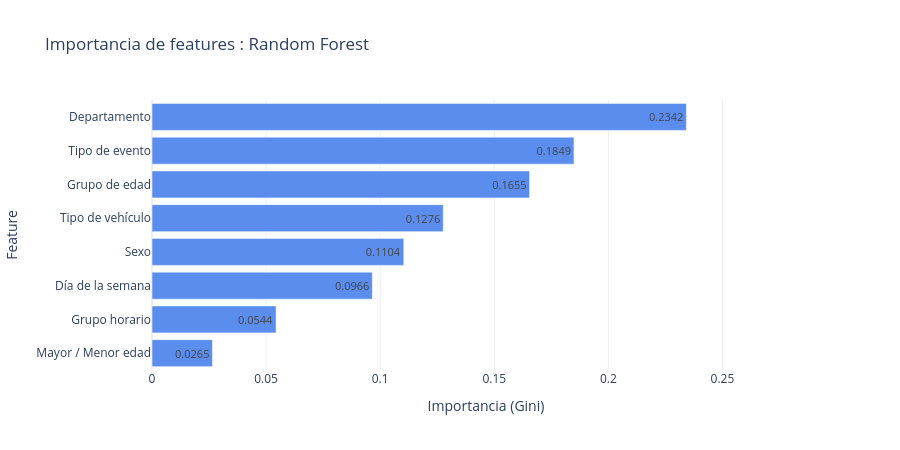

Notebook code for this chart:
### Code cell
# -- Visualización 4: Importancia de features ----------------------------------------------
importancias = pd.Series(rf.feature_importances_, index=FEATURES).sort_values()

LABELS = {
    'tipo_eve'         : 'Tipo de evento',
    'tipo_veh'         : 'Tipo de vehículo',
    'g_hora_5'         : 'Grupo horario',
    'dia_sem_ocu'      : 'Día de la semana',
    'sexo_per'         : 'Sexo',
    'edad_quinquenales': 'Grupo de edad',
    'mayor_menor'      : 'Mayor / Menor edad',
    'depto_ocu'        : 'Departamento'
}

fig_imp = go.Figure(go.Bar(
    x=importancias.values,
    y=[LABELS[f] for f in importancias.index],
    orientation='h',
    marker_color='#5B8DEF',
    text=[f'{v:.4f}' for v in importancias.values],
    textposition='auto',
    textfont=dict(size=11)
))
fig_imp.update_layout(
    title='Importancia de features : Random Forest',
    xaxis=dict(title='Importancia (Gini)', range=[0, max(importancias.values) * 1.25]),
    yaxis_title='Feature',
    height=450,
    template='plotly_white'
)
fig_imp.show()

### Figure 1 — Plotly figure (JSON) as saved in the notebook; plotly's stock layout.template omitted (floating-point values rounded to 4 significant figures)
{"data": [{"marker": {"color": "#5B8DEF"}, "orientation": "h", "text": ["0.0265", "0.0544", "0.0966", "0.1104", "0.1276", "0.1655", "0.1849", "0.2342"], "textfont": {"size": 11}, "textposition": "auto", "type": "bar", "x": [0.02648, 0.05437, 0.09655, 0.1104, 0.1276, 0.1655, 0.1849, 0.2342], "y": ["Mayor / Menor edad", "Grupo horario", "Día de la semana", "Sexo", "Tipo de vehículo", "Grupo de edad", "Tipo de evento", "Departamento"]}], "layout": {"height": 450, "title": {"text": "Importancia de features : Random Forest"}, "xaxis": {"range": [0, 0.2928], "title": {"text": "Importancia (Gini)"}}, "yaxis": {"title": {"text": "Feature"}}}}
